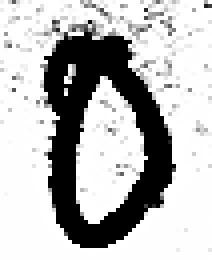
%> input picture 4_MLP/bang_numeral_test/0/19.tif, 53 x 65 px (shown 4 times larger)
$ octave --eval "result = preprocess(imread('bang_numeral_test/0/19.tif'));"   (GNU Octave 9; MATLAB toolbox functions it lacks are replaced by stand-ins)
%> lines starting %> are read from the running program, lines starting %| are printed output that depends on the picture; in (x1, y1, x2, y2) boxes, pixels count from 0 and x2, y2 are one past the last pixel; in counts of white or black regions, pixels touching at a corner belong together; the program's own positions count from 1
function immat= preprocess(im)
    %im=double(im);
    immat=imresize(im, [40 40]);
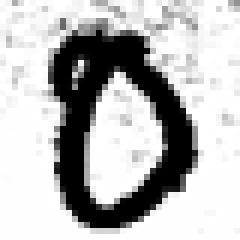
%> immat: size 40x40 uint8 (shown 6 times larger); min 0, max 255, mean 185.1
    %figure,imshow(immat);
    immat=im2bw(immat,graythresh(immat));
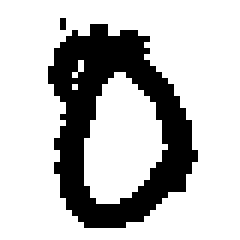
%> immat: size 40x40 logical (shown 6 times larger); 75.2% white; 2 black regions (1 under 20 px), largest, box (x1, y1, x2, y2) and area: (8, 4, 33, 38) 394
    %figure,imshow(immat);
    immat=double(immat);
end
